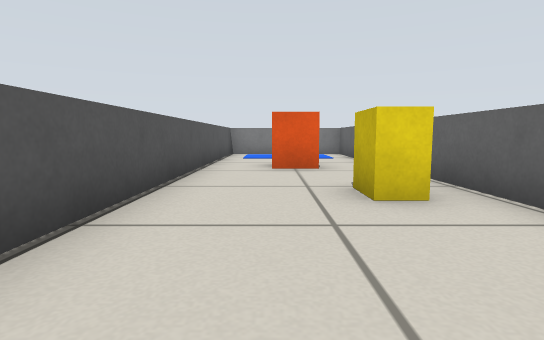
View 1 (above)

20 first-person views from a walk through a world built for the Gazebo simulator. The camera is 0.35 m above the floor, tilts 6° down and sees 80° across. The floor is counted in squares, 0.5 m on a side. Each view is taken from the middle of a square. On the plan, view 1 faces up. The plan holds only what a view shows up to about 10 squares ahead; the rest is blank.

View 2
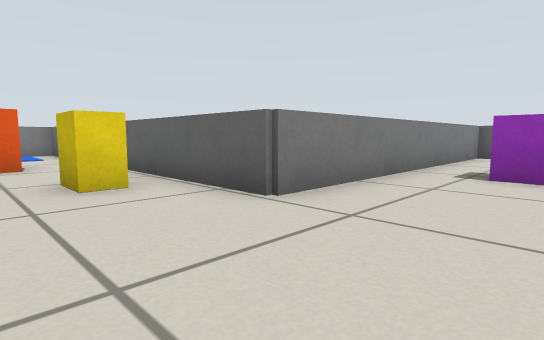

View 3
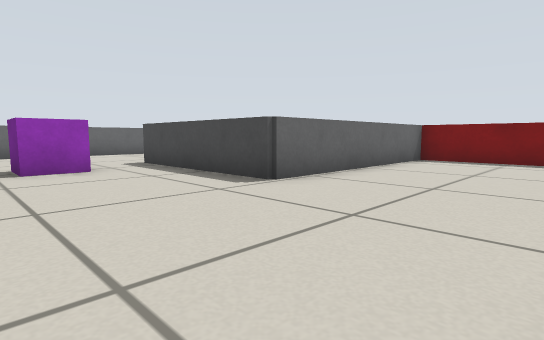

View 4
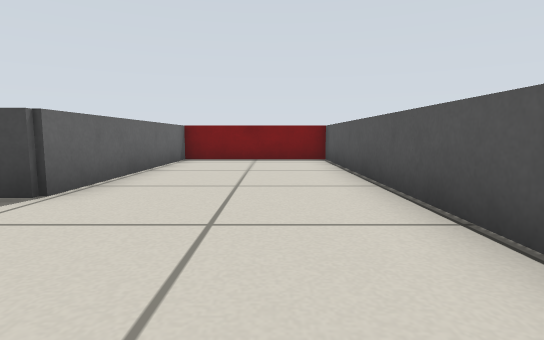

View 5
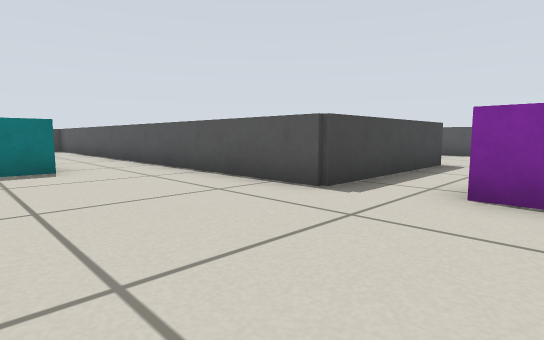

View 6
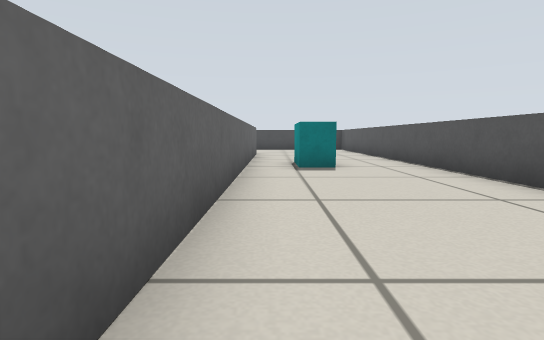

View 7
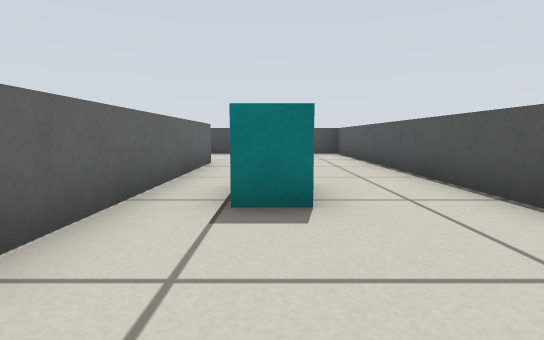

View 8
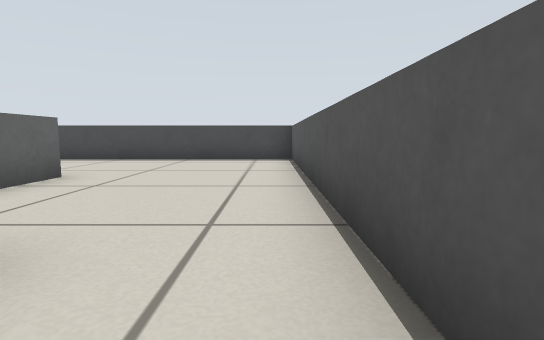

View 9
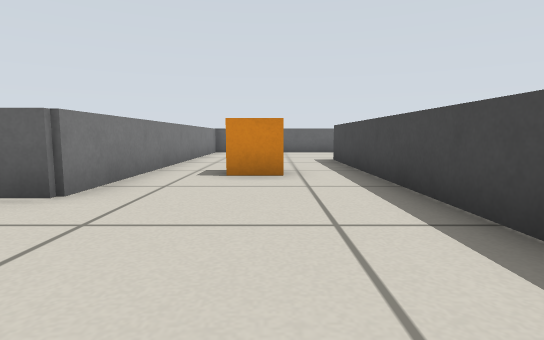

View 10
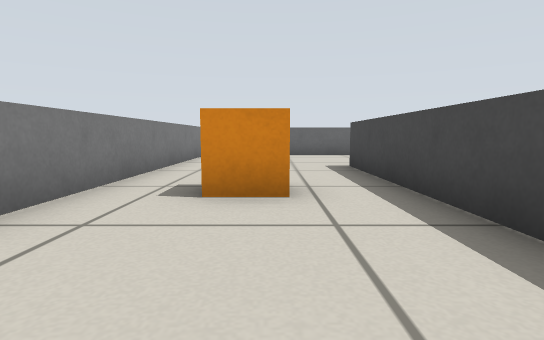

View 11
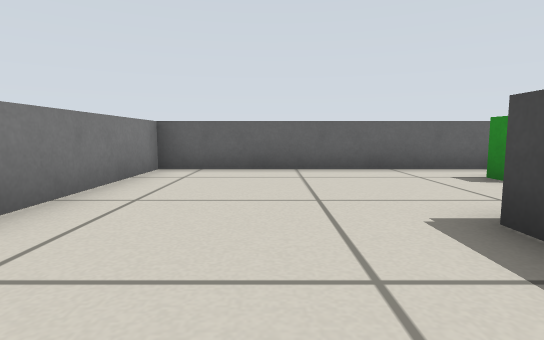

View 12
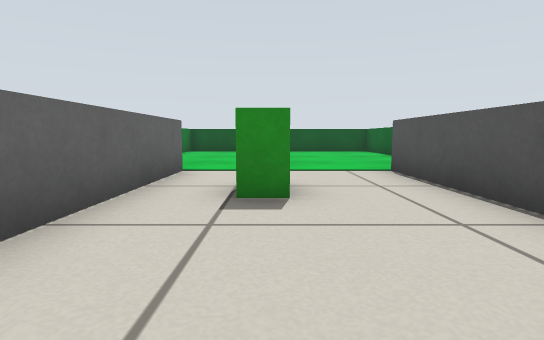

View 13
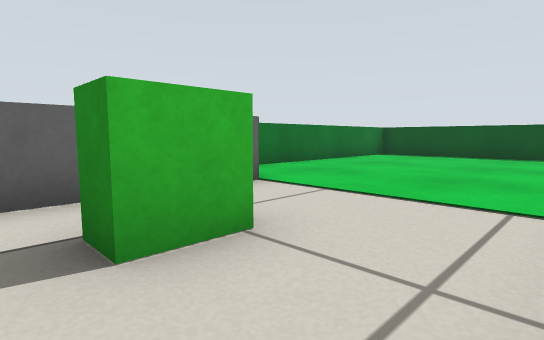

View 14
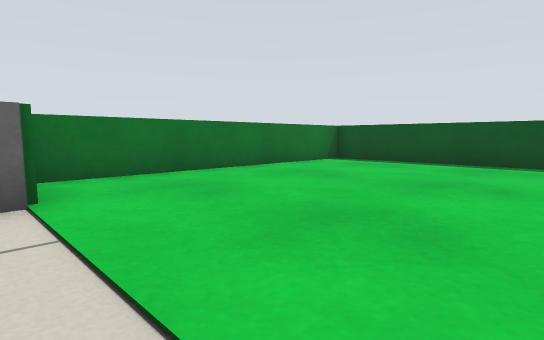

View 15
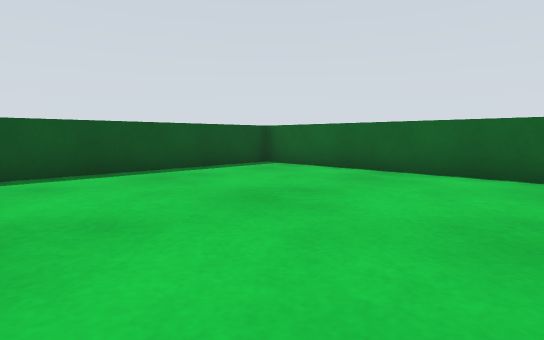

View 16
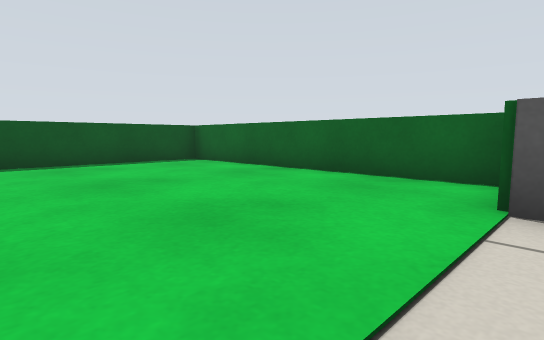

View 17
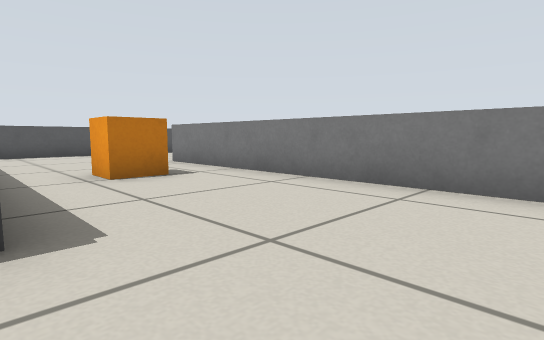

View 18
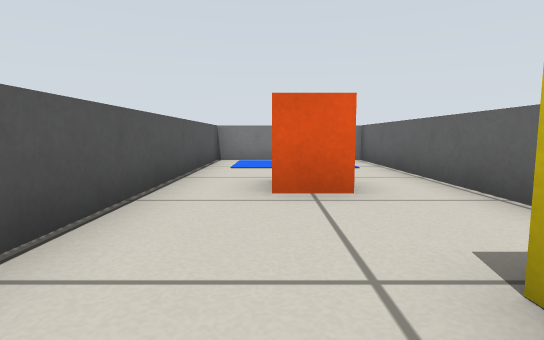

View 19
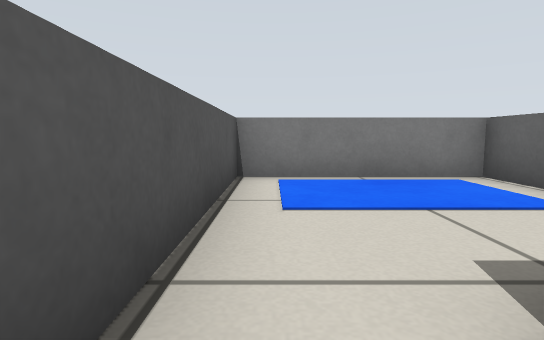

View 20
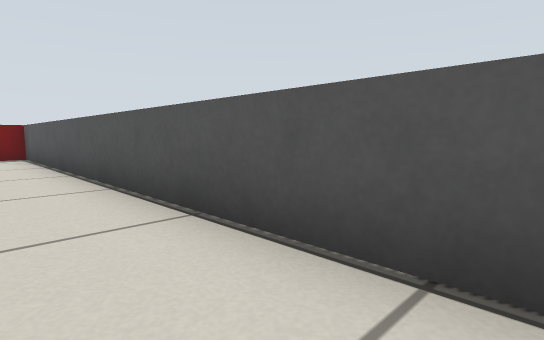

### Floor plan
Points are (right, up) in squares from view 1. A wall is a line through its corners. A room is listed if a view was taken in it or the views show most of it. See-through windows are left out.
Room 1 (views 1, 2, 3, 4, 5, 6, 7, 8, 9, 10, 11, 12, 13, 14, 15, 16, 17, 18, 19, 20)
walls: (17.6, -17.8) (17.6, -21.6); (15.8, -21.9) (15.8, -29.4) (23.6, -29.4) (23.6, -21.8); (21.8, -21.6) (21.8, -12.6) (11.6, -12.6) (11.6, 1.6) (2.6, 1.6) (2.6, 12.5) (-1.6, 12.5) (-1.6, -8.7) (2.6, -8.7) (2.6, -2.6) (7.4, -2.6) (7.4, -16.8) (17.5, -16.8)
objects: orange box (0, 7) to (1, 8); yellow box (1, 4); purple box (6, -1) to (7, 0); cyan box (10, -8) to (10, -7); orange box (14, -15) to (14, -14); green box (20, -19)

Where each view was taken, in squares from view 1:
view 1: 0 up, 0 right, facing up
view 2: 1 down, 0 right, facing up-right
view 3: 1 up, 1 left, facing down-right
view 4: 1 up, 0 right, facing down
view 5: 0 up, 11 right, facing down-left
view 6: 0 up, 11 right, facing down
view 7: 4 down, 10 right, facing down
view 8: 7 down, 8 right, facing down
view 9: 15 down, 8 right, facing right
view 10: 15 down, 10 right, facing right
view 11: 15 down, 15 right, facing right
view 12: 15 down, 20 right, facing down
view 13: 18 down, 18 right, facing down-right
view 14: 21 down, 18 right, facing down-right
view 15: 23 down, 22 right, facing down-left
view 16: 21 down, 21 right, facing down-left
view 17: 17 down, 20 right, facing up-left
view 18: 3 up, 0 right, facing up
view 19: 7 up, 1 left, facing up
view 20: 3 up, 0 right, facing down-left
